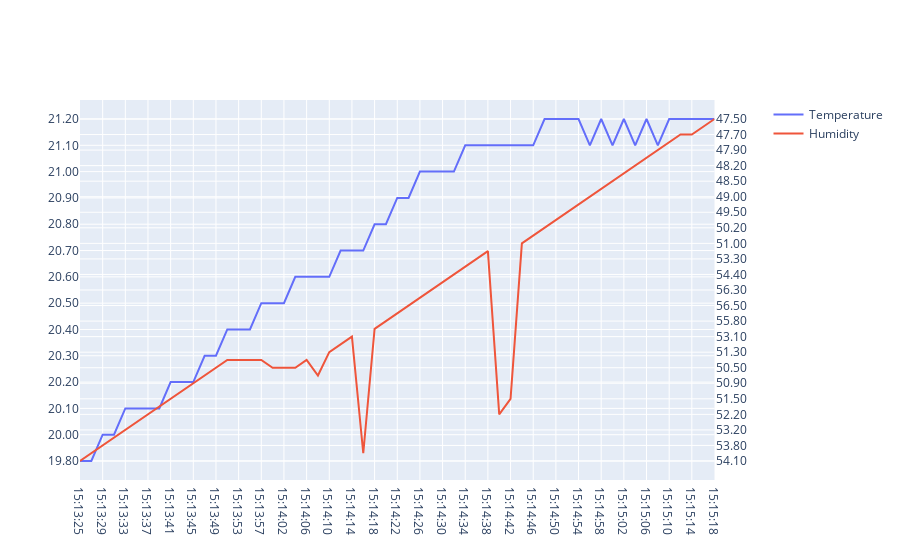

Notebook code cell kept with this figure:
### Code cell
fig = make_subplots(specs=[[{'secondary_y': True}]])
fig.add_trace(
    go.Scatter(x = df['Time'], y = df['Temperature'],
                  name='Temperature'),
    secondary_y = False
)

fig.add_trace(
    go.Scatter(x = df['Time'], y = df['Humidity'],
                  name='Humidity'),
    secondary_y = True
)

### Figure 1 — Plotly figure (JSON) as saved in the notebook; plotly's stock layout.template omitted (floating-point values rounded to 4 significant figures)
{"data": [{"name": "Temperature", "type": "scatter", "x": ["15:13:25", "15:13:27", "15:13:29", "15:13:31", "15:13:33", "15:13:35", "15:13:37", "15:13:39", "15:13:41", "15:13:43", "15:13:45", "15:13:47", "15:13:49", "15:13:51", "15:13:53", "15:13:55", "15:13:57", "15:13:59", "15:14:02", "15:14:03", "15:14:06", "15:14:08", "15:14:10", "15:14:12", "15:14:14", "15:14:16", "15:14:18", "15:14:20", "15:14:22", "15:14:24", "15:14:26", "15:14:28", "15:14:30", "15:14:32", "15:14:34", "15:14:36", "15:14:38", "15:14:40", "15:14:42", "15:14:44", "15:14:46", "15:14:48", "15:14:50", "15:14:52", "15:14:54", "15:14:56", "15:14:58", "15:15:00", "15:15:02", "15:15:04", "15:15:06", "15:15:08", "15:15:10", "15:15:12", "15:15:14", "15:15:16", "15:15:18"], "xaxis": "x", "y": ["19.80", "19.80", "20.00", "20.00", "20.10", "20.10", "20.10", "20.10", "20.20", "20.20", "20.20", "20.30", "20.30", "20.40", "20.40", "20.40", "20.50", "20.50", "20.50", "20.60", "20.60", "20.60", "20.60", "20.70", "20.70", "20.70", "20.80", "20.80", "20.90", "20.90", "21.00", "21.00", "21.00", "21.00", "21.10", "21.10", "21.10", "21.10", "21.10", "21.10", "21.10", "21.20", "21.20", "21.20", "21.20", "21.10", "21.20", "21.10", "21.20", "21.10", "21.20", "21.10", "21.20", "21.20", "21.20", "21.20", "21.20"], "yaxis": "y"}, {"name": "Humidity", "type": "scatter", "x": ["15:13:25", "15:13:27", "15:13:29", "15:13:31", "15:13:33", "15:13:35", "15:13:37", "15:13:39", "15:13:41", "15:13:43", "15:13:45", "15:13:47", "15:13:49", "15:13:51", "15:13:53", "15:13:55", "15:13:57", "15:13:59", "15:14:02", "15:14:03", "15:14:06", "15:14:08", "15:14:10", "15:14:12", "15:14:14", "15:14:16", "15:14:18", "15:14:20", "15:14:22", "15:14:24", "15:14:26", "15:14:28", "15:14:30", "15:14:32", "15:14:34", "15:14:36", "15:14:38", "15:14:40", "15:14:42", "15:14:44", "15:14:46", "15:14:48", "15:14:50", "15:14:52", "15:14:54", "15:14:56", "15:14:58", "15:15:00", "15:15:02", "15:15:04", "15:15:06", "15:15:08", "15:15:10", "15:15:12", "15:15:14", "15:15:16", "15:15:18"], "xaxis": "x", "y": ["54.10", "54.00", "53.80", "53.50", "53.20", "52.70", "52.20", "51.90", "51.50", "51.20", "50.90", "50.70", "50.50", "50.40", "50.40", "50.40", "50.40", "50.50", "50.50", "50.50", "50.40", "50.70", "51.30", "52.30", "53.10", "54.00", "54.90", "55.80", "56.40", "56.50", "56.60", "56.30", "55.20", "54.40", "53.70", "53.30", "52.60", "52.20", "51.50", "51.00", "50.60", "50.20", "49.80", "49.50", "49.20", "49.00", "48.70", "48.50", "48.30", "48.20", "48.00", "47.90", "47.80", "47.70", "47.70", "47.60", "47.50"], "yaxis": "y2"}], "layout": {"xaxis": {"anchor": "y", "domain": [0, 0.94]}, "yaxis": {"anchor": "x", "domain": [0, 1]}, "yaxis2": {"anchor": "x", "overlaying": "y", "side": "right"}}}
